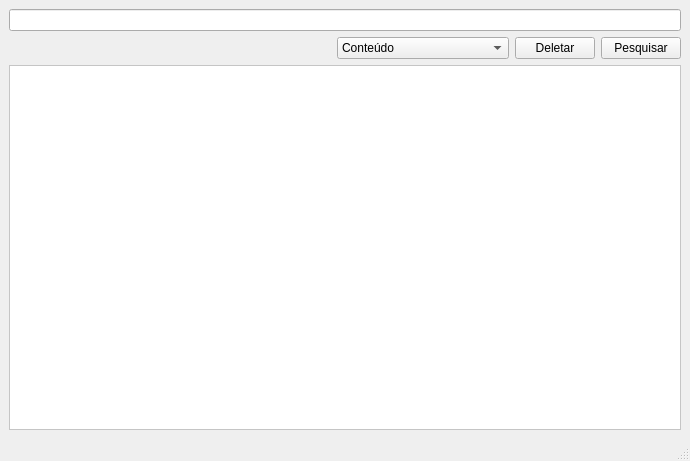
<?xml version="1.0" encoding="UTF-8"?>
<ui version="4.0">
 <class>MainWindow</class>
 <widget class="QMainWindow" name="MainWindow">
  <property name="geometry">
   <rect>
    <x>0</x>
    <y>0</y>
    <width>690</width>
    <height>461</height>
   </rect>
  </property>
  <property name="windowTitle">
   <string>Pesquisar frase</string>
  </property>
  <property name="windowIcon">
   <iconset resource="resources.qrc">
    <normaloff>:/icons/pluguin.png</normaloff>:/icons/pluguin.png</iconset>
  </property>
  <widget class="QWidget" name="centralwidget">
   <layout class="QVBoxLayout" name="verticalLayout">
    <item>
     <layout class="QHBoxLayout" name="horizontalLayout">
      <item>
       <widget class="QLineEdit" name="edtPesquisar"/>
      </item>
     </layout>
    </item>
    <item>
     <layout class="QHBoxLayout" name="horizontalLayout_2">
      <item>
       <spacer name="horizontalSpacer">
        <property name="orientation">
         <enum>Qt::Horizontal</enum>
        </property>
        <property name="sizeHint" stdset="0">
         <size>
          <width>40</width>
          <height>20</height>
         </size>
        </property>
       </spacer>
      </item>
      <item>
       <widget class="QComboBox" name="cbxCampo">
        <property name="minimumSize">
         <size>
          <width>172</width>
          <height>0</height>
         </size>
        </property>
        <item>
         <property name="text">
          <string>Conteúdo</string>
         </property>
        </item>
        <item>
         <property name="text">
          <string>Palavras-chave</string>
         </property>
        </item>
       </widget>
      </item>
      <item>
       <widget class="QPushButton" name="btnDeletar">
        <property name="text">
         <string>Deletar</string>
        </property>
       </widget>
      </item>
      <item>
       <widget class="QPushButton" name="btnPesquisar">
        <property name="text">
         <string>Pesquisar</string>
        </property>
       </widget>
      </item>
     </layout>
    </item>
    <item>
     <widget class="QListWidget" name="lswResultados">
      <property name="styleSheet">
       <string notr="true">alternate-background-color: #b5e7a0;background-color: white;</string>
      </property>
      <property name="alternatingRowColors">
       <bool>true</bool>
      </property>
      <property name="textElideMode">
       <enum>Qt::ElideNone</enum>
      </property>
      <property name="wordWrap">
       <bool>true</bool>
      </property>
     </widget>
    </item>
   </layout>
  </widget>
  <widget class="QMenuBar" name="menubar">
   <property name="geometry">
    <rect>
     <x>0</x>
     <y>0</y>
     <width>690</width>
     <height>21</height>
    </rect>
   </property>
  </widget>
  <widget class="QStatusBar" name="statusbar"/>
 </widget>
 <resources>
  <include location="resources.qrc"/>
 </resources>
 <connections/>
</ui>
